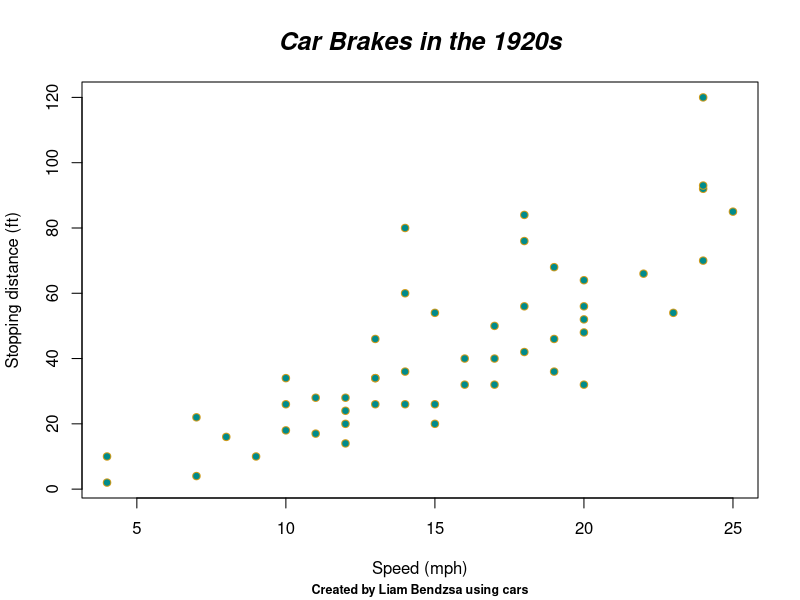

Here is the R script that generated this plot:
## ---- chunk 1
plot(cars, col = "goldenrod3", pch= 21, bg= "cyan4", 
     xlab = "Speed (mph)", ylab = "Stopping distance (ft)")
  title(main = "Car Brakes in the 1920s", 
        sub = "Created by Liam Bendzsa using cars", 
        font.sub = "2", cex.sub = "0.75", 
        font.main = "4", cex.main = "1.5")
